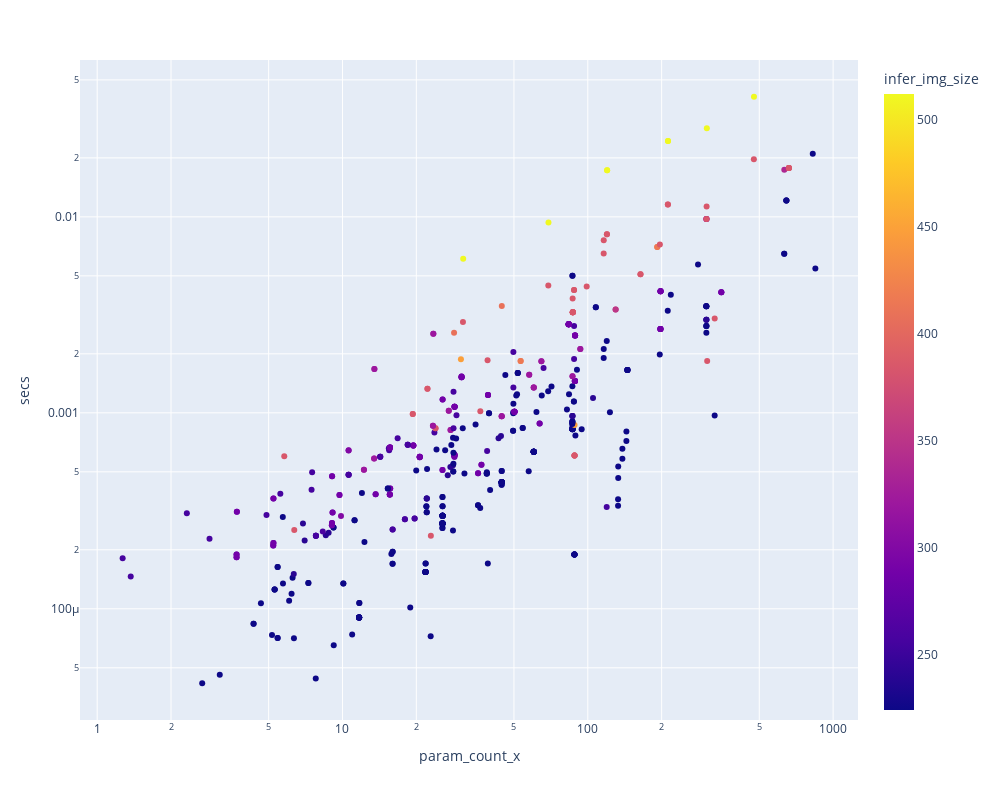

The cell this chart's notebook holds for it:
### Code cell
px.scatter(df, width=w, height=h,
    x='param_count_x',  y='secs', log_x=True, log_y=True, color='infer_img_size',
    hover_name='model_org', hover_data=['infer_samples_per_sec', 'family']
)

### Figure 1 — Plotly figure (JSON) as saved in the notebook; plotly's stock layout.template omitted (floating-point values rounded to 4 significant figures; data arrays with more than 128 entries replaced by an {"elided": "..."} marker saying what was removed)
{"data": [{"customdata": {"elided": "542x2 mixed values"}, "hovertemplate": "<b>%{hovertext}</b><br><br>param_count_x=%{x}<br>secs=%{y}<br>infer_samples_per_sec=%{customdata[0]}<br>family=%{customdata[1]}<br>infer_img_size=%{marker.color}<extra></extra>", "hovertext": {"elided": "542 str values"}, "legendgroup": "", "marker": {"color": {"elided": "542 int values"}, "coloraxis": "coloraxis", "symbol": "circle"}, "mode": "markers", "name": "", "orientation": "v", "showlegend": false, "type": "scatter", "x": {"elided": "542 float values"}, "xaxis": "x", "y": {"elided": "542 float values"}, "yaxis": "y"}], "layout": {"coloraxis": {"colorbar": {"title": {"text": "infer_img_size"}}, "colorscale": [[0, "#0d0887"], [0.1111, "#46039f"], [0.2222, "#7201a8"], [0.3333, "#9c179e"], [0.4444, "#bd3786"], [0.5556, "#d8576b"], [0.6667, "#ed7953"], [0.7778, "#fb9f3a"], [0.8889, "#fdca26"], [1, "#f0f921"]]}, "height": 800, "legend": {"tracegroupgap": 0}, "margin": {"t": 60}, "width": 1000, "xaxis": {"anchor": "y", "domain": [0, 1], "title": {"text": "param_count_x"}, "type": "log"}, "yaxis": {"anchor": "x", "domain": [0, 1], "title": {"text": "secs"}, "type": "log"}}}
